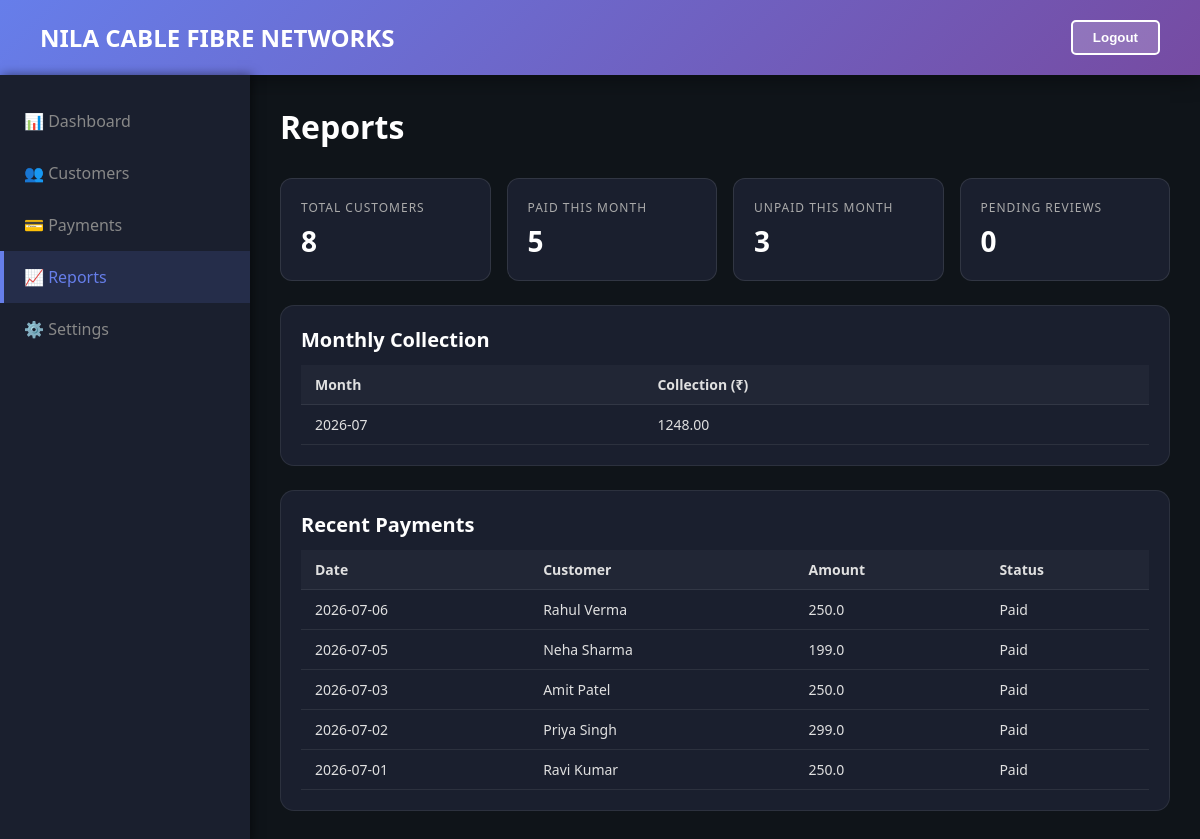
Page /reports on the committed database.
### tables this page shows
CREATE TABLE payment (
    payment_id INTEGER PRIMARY KEY AUTOINCREMENT,
    customer_id INTEGER,
    phone TEXT,
    amount REAL NOT NULL,
    payment_date TEXT NOT NULL,
    month TEXT NOT NULL,
    upi_id TEXT,
    transaction_id TEXT UNIQUE,
    status TEXT NOT NULL,
    FOREIGN KEY(customer_id) REFERENCES customer(customer_id)
);

CREATE TABLE customer (
    customer_id INTEGER PRIMARY KEY AUTOINCREMENT,
    box_id TEXT UNIQUE NOT NULL,
    name TEXT NOT NULL,
    phone TEXT NOT NULL,
    phone_number TEXT NOT NULL,
    subscription REAL NOT NULL,
    status TEXT NOT NULL,
    paid_status TEXT NOT NULL DEFAULT 'unpaid',
    connection_id TEXT,
    plan_amount REAL,
    upi_id TEXT
);

### app.py (the view)
@app.route("/reports")
def reports():
    stats = calculate_payment_status()
    conn = get_db_connection()
    monthly_rows = conn.execute('''
        SELECT month, SUM(amount) as total
        FROM payment
        WHERE status = ?
        GROUP BY month
        ORDER BY month DESC
        LIMIT 6
    ''', ('Paid',)).fetchall()
    recent_rows = conn.execute('''
        SELECT p.*, c.name as customer_name
        FROM payment p
        LEFT JOIN customer c ON c.customer_id = p.customer_id
        ORDER BY payment_date DESC
        LIMIT 6
    ''').fetchall()
    unmatched = conn.execute('SELECT COUNT(*) as cnt FROM unmatched_transactions').fetchone()['cnt']
    conn.close()
    return render_template(
        "reports.html",
        stats=stats,
        monthly=monthly_rows,
        recent=recent_rows,
        unmatched=unmatched
    )

### app.py (called while the page is built)
def get_db_connection():
    conn = sqlite3.connect(DATABASE)
    conn.row_factory = sqlite3.Row
    return conn

def calculate_payment_status():
    reconcile_payment_amounts()
    conn = get_db_connection()
    customers = conn.execute('SELECT customer_id FROM customer').fetchall()
    current_month = datetime.now().strftime('%Y-%m')
    paid_rows = conn.execute(
        'SELECT customer_id, amount FROM payment WHERE month = ? AND status = ?',
        (current_month, 'Paid')
    ).fetchall()
    conn.close()
    paid_ids = {row['customer_id'] for row in paid_rows if row['customer_id']}
    paid_count = len(paid_ids)
    unpaid_count = max(len(customers) - paid_count, 0)
    total_collection = sum(row['amount'] for row in paid_rows)
    return {
        'total': len(customers),
        'paid': paid_count,
        'unpaid': unpaid_count,
        'collection': total_collection
    }

def get_known_plan_amounts():
    conn = get_db_connection()
    rows = conn.execute('''
        SELECT COALESCE(plan_amount, subscription) as amount
        FROM customer
        WHERE COALESCE(plan_amount, subscription) IS NOT NULL
    ''').fetchall()
    conn.close()
    amounts = []
    for row in rows:
        try:
            amount = float(row['amount'])
        except (TypeError, ValueError):
            continue
        if amount > 0:
            amounts.append(amount)
    return amounts

### templates/reports.html (shortened to what this page needs)
<!DOCTYPE html>
<html lang="en">
<head>
</head>
<body>
    <header>
        <h1>NILA CABLE FIBRE NETWORKS</h1>
        <button onclick="logout()" style="background:rgba(255,255,255,0.2);color:white;border:2px solid white;padding:8px 20px;border-radius:5px;cursor:pointer;font-weight:600;">Logout</button>
    </header>
    <div class="container">
        <div class="sidebar">
            <div class="nav-item" onclick="navigateTo('/dashboard')">📊 Dashboard</div>
            <div class="nav-item" onclick="navigateTo('/customers')">👥 Customers</div>
            <div class="nav-item" onclick="navigateTo('/payments')">💳 Payments</div>
            <div class="nav-item active">📈 Reports</div>
            <div class="nav-item" onclick="navigateTo('/settings')">⚙️ Settings</div>
        </div>
        <div class="main-content">
            <div class="page-header"><h2>Reports</h2></div>
            <div class="stats-grid">
                <div class="stat-card">
                    <p class="label">Total Customers</p>
                    <strong>{{ stats['total'] }}</strong>
                </div>
                <div class="stat-card">
                    <p class="label">Paid This Month</p>
                    <strong>{{ stats['paid'] }}</strong>
                </div>
                <div class="stat-card">
                    <p class="label">Unpaid This Month</p>
                    <strong>{{ stats['unpaid'] }}</strong>
                </div>
                <div class="stat-card">
                    <p class="label">Pending Reviews</p>
                    <strong>{{ unmatched }}</strong>
                </div>
            </div>
            <div class="section">
                <h3>Monthly Collection</h3>
                <table>
                    <thead>
                        <tr><th>Month</th><th>Collection (₹)</th></tr>
                    </thead>
                    <tbody>
                        {% for row in monthly %}
                        <tr>
                            <td>{{ row['month'] }}</td>
                            <td>{{ "%.2f"|format(row['total'] or 0) }}</td>
                        </tr>
                        {% endfor %}
                    </tbody>
                </table>
            </div>
            <div class="section">
                <h3>Recent Payments</h3>
                <table>
                    <thead>
                        <tr>
                            <th>Date</th>
                            <th>Customer</th>
                            <th>Amount</th>
                            <th>Status</th>
                        </tr>
                    </thead>
                    <tbody>
                        {% for payment in recent %}
                        <tr>
                            <td>{{ payment['payment_date'] }}</td>
                            <td>{{ payment['customer_name'] or 'Unidentified' }}</td>
                            <td>{{ payment['amount'] }}</td>
                            <td>{{ payment['status'] }}</td>
                        </tr>
                        {% endfor %}
                    </tbody>
                </table>
            </div>
        </div>
    </div>
</body>
</html>

### templates/reports.html (style rules this page uses)
* { margin:0; padding:0; box-sizing:border-box; }
body { font-family:'Segoe UI',Tahoma,Geneva,Verdana,sans-serif; background:#0f1419; color:#e0e0e0; }
header { background:linear-gradient(135deg,#667eea 0%,#764ba2 100%); color:white; padding:20px 40px; display:flex; justify-content:space-between; align-items:center; box-shadow:0 4px 20px rgba(0,0,0,0.4); }
header h1 { font-size:24px; }
.container { display:flex;min-height:calc(100vh-90px); }
.sidebar { width:250px;background:#1a1f2e;padding:20px 0;box-shadow:2px 0 10px rgba(0,0,0,0.5); }
.nav-item { padding:15px 20px;cursor:pointer;display:flex;align-items:center;gap:12px;color:#888;transition:all 0.3s;border-left:4px solid transparent; }
.nav-item.active { background:rgba(102,126,234,0.15);color:#667eea;border-left-color:#667eea; }
.main-content { flex:1;padding:30px; }
.page-header h2 { font-size:32px;color:#fff;margin-bottom:30px;font-weight:700; }
.stats-grid { display:grid;grid-template-columns:repeat(auto-fit,minmax(160px,1fr));gap:16px;margin-bottom:24px; }
.stat-card { background:#1a1f2e;border:1px solid rgba(255,255,255,0.1);border-radius:12px;padding:20px; }
.stat-card .label { font-size:12px;color:#aaa;margin-bottom:6px;text-transform:uppercase;letter-spacing:1px; }
.stat-card strong { font-size:28px;color:#fff; }
.section { margin-top:24px;background:#1a1f2e;border-radius:14px;padding:20px;border:1px solid rgba(255,255,255,0.08); }
.section h3 { margin-bottom:12px;font-size:20px;color:#fff; }
table { width:100%;border-collapse:collapse;margin-top:10px; }
th,td { padding:10px 14px;border-bottom:1px solid rgba(255,255,255,0.08);font-size:14px; }
th { background:rgba(255,255,255,0.03);text-align:left; }

### rows in the picture
payment: payment_date "2026-07-06", name "Rahul Verma", amount "250.0", status "Paid"
payment: payment_date "2026-07-05", name "Neha Sharma", amount "199.0", status "Paid"
payment: payment_date "2026-07-03", name "Amit Patel", amount "250.0", status "Paid"
payment: payment_date "2026-07-02", name "Priya Singh", amount "299.0", status "Paid"
payment: payment_date "2026-07-01", name "Ravi Kumar", amount "250.0", status "Paid"

### other values in the picture
{{ stats['total'] }} "8"
{{ stats['paid'] }} "5"
{{ stats['unpaid'] }} "3"
{{ unmatched }} "0"
{{ row['month'] }} "2026-07"
{{ "%.2f"|format(row['total'] or 0) }} "1248.00"
